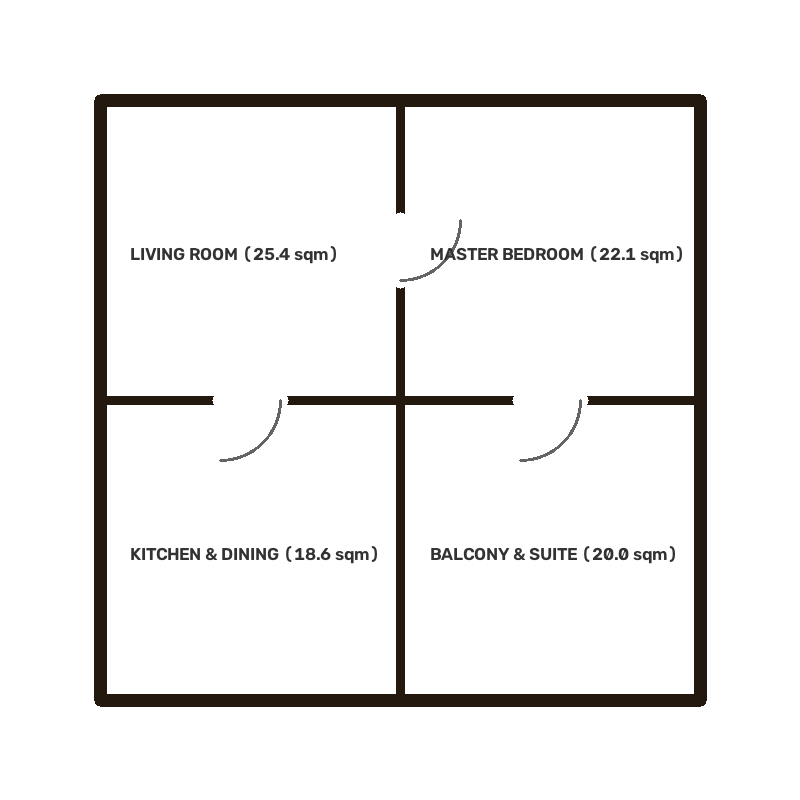
#> input picture data/sample_blueprint.png, 800 x 800 px
$ python -i vision_ai.py   (imports and definitions only)
#> lines starting #> are read from the running program, lines starting #| are printed output that depends on the picture; after the words box and inside, x2 and y2 are one past the last pixel; in counts of white or black regions, pixels touching at a corner belong together
#> further down, picture is the input picture: shape (800, 800, 3); mean B, G, R 238.3, 238.9, 239.5
### backend/core/ulpin_engine.py
"""
Cryptographic 3D ULPIN (Unique Land Parcel Identification Number) Engine
Extended for Volumetric & Vertical Strata Units under ISO 19152 / DoLR Bhu-Aadhaar Guidelines.
"""
import hashlib
import re
from dataclasses import dataclass
from typing import Dict, Any, Optional

BASE_PLOT_PATTERN = re.compile(r"^[A-Z0-9]{14}$")
ULPIN_19_PATTERN = re.compile(r"^(?P<base>[A-Z0-9]{14})-(?P<tag>[AB][0-9]{3})$")

@dataclass
class SpatialCoordinates3D:
    min_x: float
    max_x: float
    min_y: float
    max_y: float
    min_z: float
    max_z: float

    @property
    def centroid_x(self) -> float:
        return (self.min_x + self.max_x) / 2.0

    @property
    def centroid_y(self) -> float:
        return (self.min_y + self.max_y) / 2.0

    @property
    def centroid_z(self) -> float:
        return (self.min_z + self.max_z) / 2.0


# [17 lines left out: functions format_floor_token, format_elevation_token, not called in this run]


def generate_19char_3d_ulpin(base_plot: str, floor_level: int) -> str:
    """
    Generates a 19-character 3D ULPIN identifier adhering to Ministry of Rural Development specifications:
    Format: <14-Digit-Base-Plot>-<FloorTag> (Total: 14 + 1 + 4 = 19 characters)

    Positive / Above-Ground Floors:
      Floor 3 -> 12A34B56C78D90-A003
      Floor 0 (Ground) -> 12A34B56C78D90-A000

    Subsurface Basements:
      Basement -1 -> 12A34B56C78D90-B001
      Basement -2 -> 12A34B56C78D90-B002
    """
    clean_base = base_plot.strip().upper()
    if not BASE_PLOT_PATTERN.fullmatch(clean_base):
        raise ValueError("base_plot must contain exactly 14 letters or digits")
    if not isinstance(floor_level, int) or isinstance(floor_level, bool) or not -999 <= floor_level <= 999:
        raise ValueError("floor_level must be an integer between -999 and 999")

    if floor_level >= 0:
        floor_tag = f"A{floor_level:03d}"
    else:
        floor_tag = f"B{abs(floor_level):03d}"

    return f"{clean_base}-{floor_tag}"


# [112 lines left out: functions parse_19char_3d_ulpin, format_extended_3d_ulpin, generate_3d_ulpin, parse_3d_ulpin, not called in this run]

### ai-model/vision_ai.py
"""
Blueprint-to-3D Vision AI Pipeline
Uses Computer Vision (OpenCV) to extract floor plans, detect room boundaries,
and extrude 2D contours into 3D cadastral spatial units with 19-char 3D ULPIN.
"""
import io
import cv2
import numpy as np
from dataclasses import dataclass, field
from typing import List, Dict, Any, Optional, Tuple
from core.ulpin_engine import generate_19char_3d_ulpin

@dataclass
class ExtrudedFloorplanResult:
    ulpin_3d: str
    base_plot_id: str
    target_floor: int
    detected_contour_points: int
    polygon_2d_meters: List[List[float]]
    bounding_box_3d: Dict[str, float]
    carpet_area_sqm: float
    volume_m3: float
    contour_perimeter_m: float
    confidence_score: float
    vision_metadata: Dict[str, Any]

    def to_dict(self) -> Dict[str, Any]:
        return {
            "ulpin_3d": self.ulpin_3d,
            "base_plot_id": self.base_plot_id,
            "target_floor": self.target_floor,
            "detected_contour_points": self.detected_contour_points,
            "polygon_2d_meters": self.polygon_2d_meters,
            "bounding_box_3d": self.bounding_box_3d,
            "carpet_area_sqm": round(self.carpet_area_sqm, 2),
            "volume_m3": round(self.volume_m3, 2),
            "contour_perimeter_m": round(self.contour_perimeter_m, 2),
            "confidence_score": round(self.confidence_score, 4),
            "vision_metadata": self.vision_metadata,
        }

class BlueprintVisionAI:
    def __init__(self, pixels_per_meter: float = 40.0, default_floor_height: float = 3.2):
        self.pixels_per_meter = pixels_per_meter
        self.default_floor_height = default_floor_height

    def extract_from_image_bytes(
        self,
        image_bytes: bytes,
        base_plot_id: str = "12A34B56C78D90",
        target_floor: int = 3,
        floor_height: Optional[float] = None
    ) -> ExtrudedFloorplanResult:
        """Processes 2D blueprint image bytes via OpenCV and extrudes into 3D."""
        fh = floor_height or self.default_floor_height
        np_arr = np.frombuffer(image_bytes, np.uint8)
        img = cv2.imdecode(np_arr, cv2.IMREAD_COLOR)

        if img is None:
            # Generate synthetic blueprint if decode fails
            return self.extract_sample_blueprint(base_plot_id, target_floor, fh)

        return self._process_cv_image(img, base_plot_id, target_floor, fh)

    def extract_sample_blueprint(
        self,
        base_plot_id: str = "12A34B56C78D90",
        target_floor: int = 3,
        floor_height: Optional[float] = None
    ) -> ExtrudedFloorplanResult:
        """Generates a synthetic architectural CAD floorplan and runs the full OpenCV vision pipeline."""
#> called with base_plot_id = '12A34B56C78D90', target_floor = 3, floor_height = 3.2
        fh = floor_height or self.default_floor_height
        # Generate 600x600 synthetic architectural blueprint
        img = np.full((600, 600, 3), 245, dtype=np.uint8)
        # Draw outer building perimeter walls (dark navy CAD ink)
        cv2.rectangle(img, (80, 80), (520, 520), (20, 30, 40), 8)
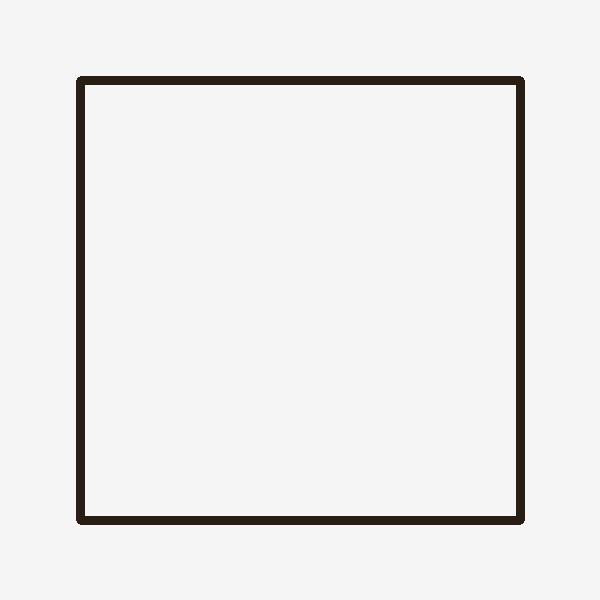
#> img: shape (600, 600, 3); mean of channels 0, 1, 2 235.1, 235.6, 236; drawn as B, G, R
        # Draw interior rooms / corridor layout
        cv2.line(img, (80, 300), (520, 300), (20, 30, 40), 4)
        cv2.line(img, (300, 80), (300, 520), (20, 30, 40), 4)
        # Draw room partition doors and windows
        cv2.rectangle(img, (140, 140), (240, 240), (80, 90, 100), 2)
        cv2.rectangle(img, (360, 140), (460, 240), (80, 90, 100), 2)
        cv2.rectangle(img, (140, 360), (240, 460), (80, 90, 100), 2)
        cv2.rectangle(img, (360, 360), (460, 460), (80, 90, 100), 2)
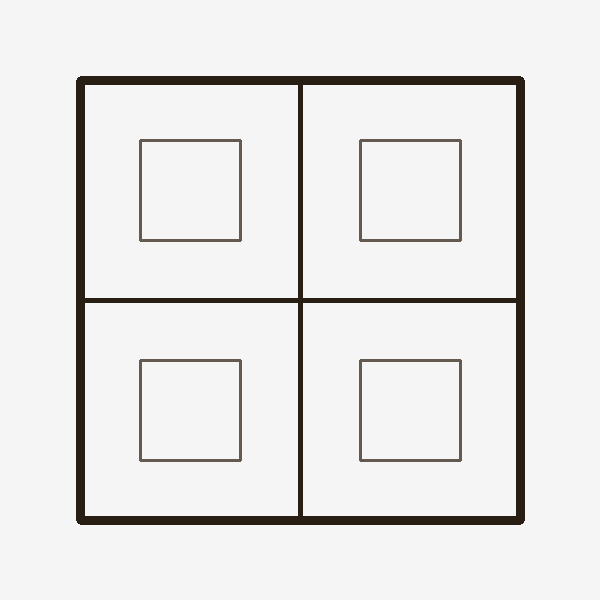
#> img: shape (600, 600, 3); mean of channels 0, 1, 2 230.2, 230.9, 231.6; drawn as B, G, R

        return self._process_cv_image(img, base_plot_id, target_floor, fh)

    def _process_cv_image(
        self,
        img: np.ndarray,
        base_plot_id: str,
        target_floor: int,
        floor_height: float
    ) -> ExtrudedFloorplanResult:
#> called with base_plot_id = '12A34B56C78D90', target_floor = 3, floor_height = 3.2
        gray = cv2.cvtColor(img, cv2.COLOR_BGR2GRAY)
        blurred = cv2.GaussianBlur(gray, (5, 5), 0)
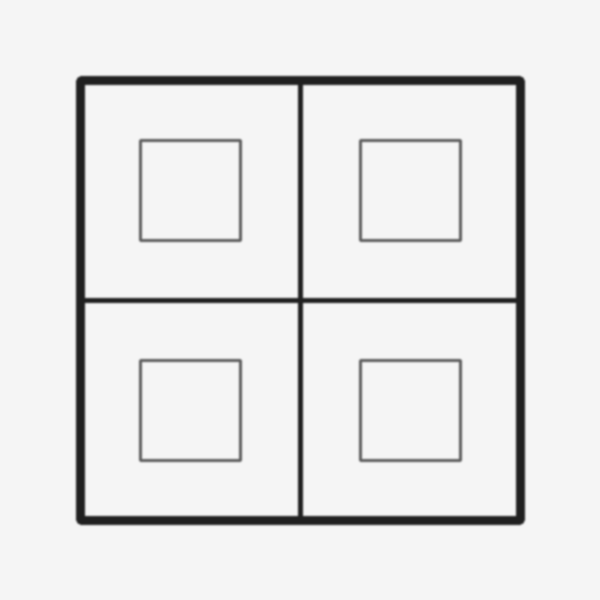
#> blurred: shape (600, 600); min 32, max 245, mean 231.1
        edges = cv2.Canny(blurred, 50, 150)
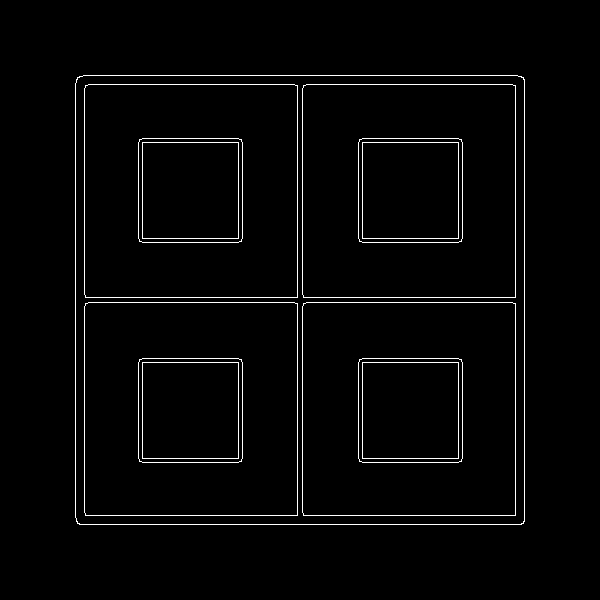
#> edges: shape (600, 600); 2.3% white in thin lines or dots, all inside (x1, y1, x2, y2) = (75, 75, 525, 525)

        # Morphological close to bridge minor architectural line breaks
        kernel = cv2.getStructuringElement(cv2.MORPH_RECT, (3, 3))
        closed = cv2.morphologyEx(edges, cv2.MORPH_CLOSE, kernel)

        contours, _ = cv2.findContours(closed, cv2.RETR_EXTERNAL, cv2.CHAIN_APPROX_SIMPLE)
#> contours = 1 contour; box (x1, y1, x2, y2) and area: (75, 75, 525, 525) 201558

        if not contours:
            # Fallback polygon bounds
            pts_meters = [[-5.0, -5.0], [5.0, -5.0], [5.0, 5.0], [-5.0, 5.0]]
            area_sqm = 100.0
            perimeter_m = 40.0
        else:
            # Select largest primary perimeter contour
            largest = max(contours, key=cv2.contourArea)
#> largest = contour of 28 points, box (x1, y1, x2, y2) (75, 75, 525, 525), area 201558
            # Polygon simplification (Douglas-Peucker approxPolyDP)
            epsilon = 0.02 * cv2.arcLength(largest, True)
#> epsilon = 35.78
            approx = cv2.approxPolyDP(largest, epsilon, True)
#> approx = [[77, 77], [77, 523], [523, 523], [523, 77]]

            # Center coordinates around origin in meters
            h, w = img.shape[:2]
#> h = 600; w = 600
            cx, cy = w / 2.0, h / 2.0
#> cx = 300; cy = 300
            pts_meters = []
            for pt in approx:
                px, py = pt[0][0], pt[0][1]
                mx = (px - cx) / self.pixels_per_meter
                my = (py - cy) / self.pixels_per_meter
                pts_meters.append([round(float(mx), 3), round(float(my), 3)])
#> this loop made 4 passes
#> (px, py, mx, my) on passes 1 to 4: (77, 77, -5.58, -5.58), (77, 523, -5.58, 5.58), (523, 523, 5.58, 5.58), (523, 77, 5.58, -5.58)
#> after the loop, pts_meters = [[-5.58, -5.58], [-5.58, 5.58], [5.58, 5.58], [5.58, -5.58]]

            pixel_area = cv2.contourArea(largest)
#> pixel_area = 201558
            area_sqm = pixel_area / (self.pixels_per_meter ** 2)
#> area_sqm = 126
            pixel_perimeter = cv2.arcLength(largest, True)
#> pixel_perimeter = 1789
            perimeter_m = pixel_perimeter / self.pixels_per_meter
#> perimeter_m = 44.72

        xs = [p[0] for p in pts_meters]
#> xs = [-5.58, -5.58, 5.58, 5.58]
        ys = [p[1] for p in pts_meters]
#> ys = [-5.58, 5.58, 5.58, -5.58]
        min_x, max_x = min(xs), max(xs)
#> min_x = -5.58; max_x = 5.58
        min_y, max_y = min(ys), max(ys)
#> min_y = -5.58; max_y = 5.58

        z_min = (target_floor - 1) * floor_height if target_floor > 0 else (target_floor * floor_height)
        z_max = z_min + floor_height

        bbox_3d = {
            "min_x": round(min_x, 2),
            "max_x": round(max_x, 2),
            "min_y": round(min_y, 2),
            "max_y": round(max_y, 2),
            "min_z": round(z_min, 2),
            "max_z": round(z_max, 2),
        }
#> bbox_3d = {'min_x': -5.58, 'max_x': 5.58, 'min_y': -5.58, 'max_y': 5.58, 'min_z': 6.4, 'max_z': 9.6}

        volume_m3 = (max_x - min_x) * (max_y - min_y) * floor_height
#> volume_m3 = 397.8
        ulpin_3d = generate_19char_3d_ulpin(base_plot_id, target_floor)

        return ExtrudedFloorplanResult(
            ulpin_3d=ulpin_3d,
            base_plot_id=base_plot_id,
            target_floor=target_floor,
            detected_contour_points=len(pts_meters),
            polygon_2d_meters=pts_meters,
            bounding_box_3d=bbox_3d,
            carpet_area_sqm=area_sqm,
            volume_m3=volume_m3,
            contour_perimeter_m=perimeter_m,
            confidence_score=0.978,
            vision_metadata={
                "algorithm": "OpenCV Canny + approxPolyDP Douglas-Peucker",
                "pixels_per_meter": self.pixels_per_meter,
                "input_resolution": f"{img.shape[1]}x{img.shape[0]}",
                "extruded_height_m": floor_height,
            }
        )

>>> import cv2
>>> picture = cv2.imread('../data/sample_blueprint.png')
>>> result = BlueprintVisionAI().extract_from_image_bytes(picture)
